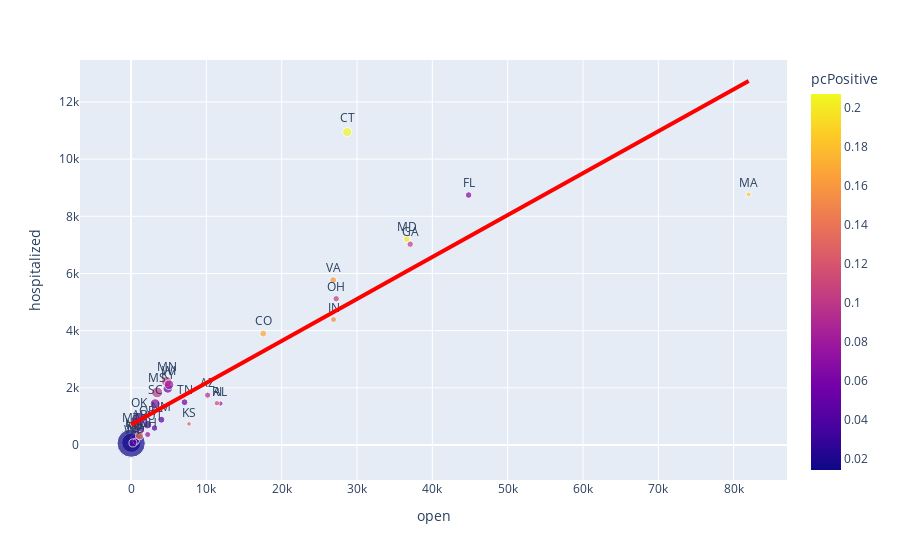

This figure's notebook cell:
### Code cell
fig = px.scatter(USCovidWithoutNYFr,
                 x='open',
                 y='hospitalized',
                 color='pcPositive',
                 size = 'pcHospitalized',
                 hover_data=['state'],
                 text='state',
                 trendline="ols") 

fig.update_traces(line=dict(width=4,
                            color='red'), selector=dict(type="scatter", mode="lines"))
fig.update_traces(marker=dict(line=dict(width=1,
                                        color='DarkSlateGrey'),
                              opacity=0.6),
                  selector=dict(mode='markers'))
fig.update_traces(textposition='top center')

fig.show()

### Figure 1 — Plotly figure (JSON) as saved in the notebook; plotly's stock layout.template omitted (floating-point values rounded to 4 significant figures)
{"data": [{"customdata": [["AL"], ["AR"], ["AZ"], ["CO"], ["CT"], ["FL"], ["GA"], ["HI"], ["ID"], ["IN"], ["KS"], ["KY"], ["MA"], ["MD"], ["ME"], ["MN"], ["MS"], ["MT"], ["ND"], ["NH"], ["NM"], ["OH"], ["OK"], ["OR"], ["RI"], ["SC"], ["SD"], ["TN"], ["UT"], ["VA"], ["WI"], ["WY"]], "hoverlabel": {"namelength": 0}, "hovertemplate": "open=%{x}<br>hospitalized=%{y}<br>pcHospitalized=%{marker.size}<br>state=%{text}<br>pcPositive=%{marker.color}", "legendgroup": "", "marker": {"color": [0.07854, 0.05254, 0.09015, 0.1691, 0.2071, 0.06558, 0.1024, 0.01421, 0.06449, 0.1516, 0.1245, 0.0524, 0.1844, 0.1991, 0.07305, 0.1052, 0.09939, 0.01627, 0.03454, 0.07382, 0.0443, 0.1043, 0.03945, 0.03736, 0.1105, 0.06705, 0.1375, 0.0531, 0.04243, 0.1585, 0.07997, 0.04291], "coloraxis": "coloraxis", "size": [0.1224, 0.4945, 0.1717, 0.2222, 0.3815, 0.1951, 0.1896, 1.673, 0.291, 0.1633, 0.09608, 0.406, 0.1069, 0.1967, 0.3879, 0.4694, 0.5304, 3.611, 0.1985, 0.1664, 0.2199, 0.1879, 0.8462, 0.3275, 0.1285, 0.4504, 0.2907, 0.2109, 0.1906, 0.215, 0.4181, 0.2897], "sizemode": "area", "sizeref": 0.009028, "symbol": "circle"}, "mode": "markers+text", "name": "", "showlegend": false, "text": ["AL", "AR", "AZ", "CO", "CT", "FL", "GA", "HI", "ID", "IN", "KS", "KY", "MA", "MD", "ME", "MN", "MS", "MT", "ND", "NH", "NM", "OH", "OK", "OR", "RI", "SC", "SD", "TN", "UT", "VA", "WI", "WY"], "textposition": "top center", "type": "scatter", "x": [11872, 1082, 10169, 17547, 28694, 44815, 37057, 49, 732, 26881, 7702, 4877, 81987, 36597, 580, 4732, 3469, 18, 680, 2211, 4030, 27232, 1060, 2180, 11396, 3206, 1125, 7104, 3121, 26833, 5047, 252], "xaxis": "x", "y": [1453, 535, 1746, 3899, 10946, 8744, 7027, 82, 213, 4389, 740, 1980, 8766, 7199, 225, 2221, 1840, 65, 135, 368, 886, 5117, 897, 714, 1464, 1444, 327, 1498, 595, 5768, 2110, 73], "yaxis": "y"}, {"hoverlabel": {"namelength": 0}, "hovertemplate": "<b>OLS trendline</b><br>hospitalized = 0.14665 * open + 709.477<br>R<sup>2</sup>=0.762152<br><br>open=%{x}<br>hospitalized=%{y} <b>(trend)</b>", "legendgroup": "", "line": {"color": "red", "width": 4}, "marker": {"symbol": "circle"}, "mode": "lines", "name": "", "showlegend": false, "textposition": "top center", "type": "scatter", "x": [18, 49, 252, 580, 680, 732, 1060, 1082, 1125, 2180, 2211, 3121, 3206, 3469, 4030, 4732, 4877, 5047, 7104, 7702, 10169, 11396, 11872, 17547, 26833, 26881, 27232, 28694, 36597, 37057, 44815, 81987], "xaxis": "x", "y": [712.1, 716.7, 746.4, 794.5, 809.2, 816.8, 864.9, 868.2, 874.5, 1029.0, 1034.0, 1167.0, 1180.0, 1218.0, 1300.0, 1403.0, 1425.0, 1450.0, 1751.0, 1839.0, 2201.0, 2381.0, 2451.0, 3283.0, 4645.0, 4652.0, 4703.0, 4917.0, 6076.0, 6144.0, 7282.0, 12730.0], "yaxis": "y"}], "layout": {"coloraxis": {"colorbar": {"title": {"text": "pcPositive"}}, "colorscale": [[0, "#0d0887"], [0.1111, "#46039f"], [0.2222, "#7201a8"], [0.3333, "#9c179e"], [0.4444, "#bd3786"], [0.5556, "#d8576b"], [0.6667, "#ed7953"], [0.7778, "#fb9f3a"], [0.8889, "#fdca26"], [1, "#f0f921"]]}, "legend": {"itemsizing": "constant", "tracegroupgap": 0}, "margin": {"t": 60}, "xaxis": {"anchor": "y", "domain": [0, 1], "title": {"text": "open"}}, "yaxis": {"anchor": "x", "domain": [0, 1], "title": {"text": "hospitalized"}}}}
